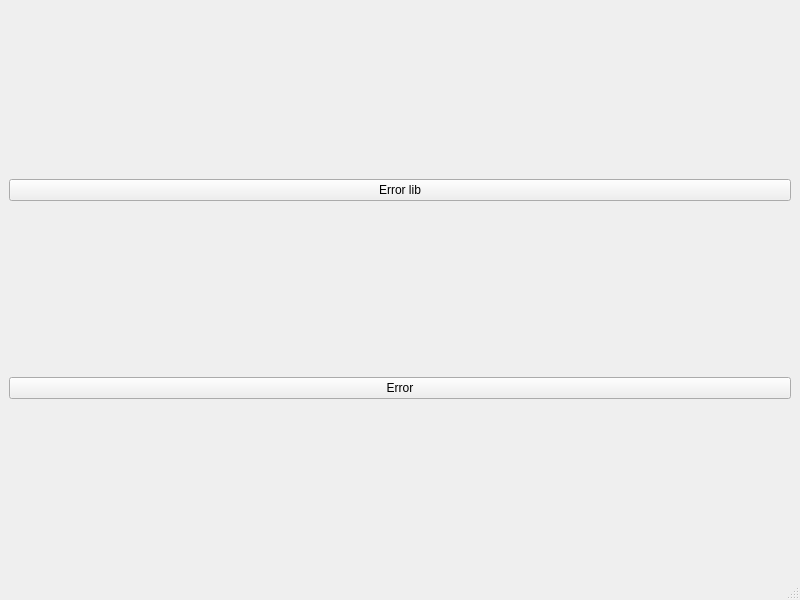
<?xml version="1.0" encoding="UTF-8"?>
<ui version="4.0">
 <class>MainWindow</class>
 <widget class="QMainWindow" name="MainWindow">
  <property name="geometry">
   <rect>
    <x>0</x>
    <y>0</y>
    <width>800</width>
    <height>600</height>
   </rect>
  </property>
  <property name="windowTitle">
   <string>MainWindow</string>
  </property>
  <widget class="QWidget" name="centralwidget">
   <layout class="QVBoxLayout" name="verticalLayout">
    <item>
     <widget class="QPushButton" name="pushButton_2">
      <property name="text">
       <string>Error lib</string>
      </property>
     </widget>
    </item>
    <item>
     <widget class="QPushButton" name="pushButton">
      <property name="text">
       <string>Error</string>
      </property>
     </widget>
    </item>
   </layout>
  </widget>
  <widget class="QMenuBar" name="menubar">
   <property name="geometry">
    <rect>
     <x>0</x>
     <y>0</y>
     <width>800</width>
     <height>29</height>
    </rect>
   </property>
  </widget>
  <widget class="QStatusBar" name="statusbar"/>
 </widget>
 <resources/>
 <connections/>
</ui>
